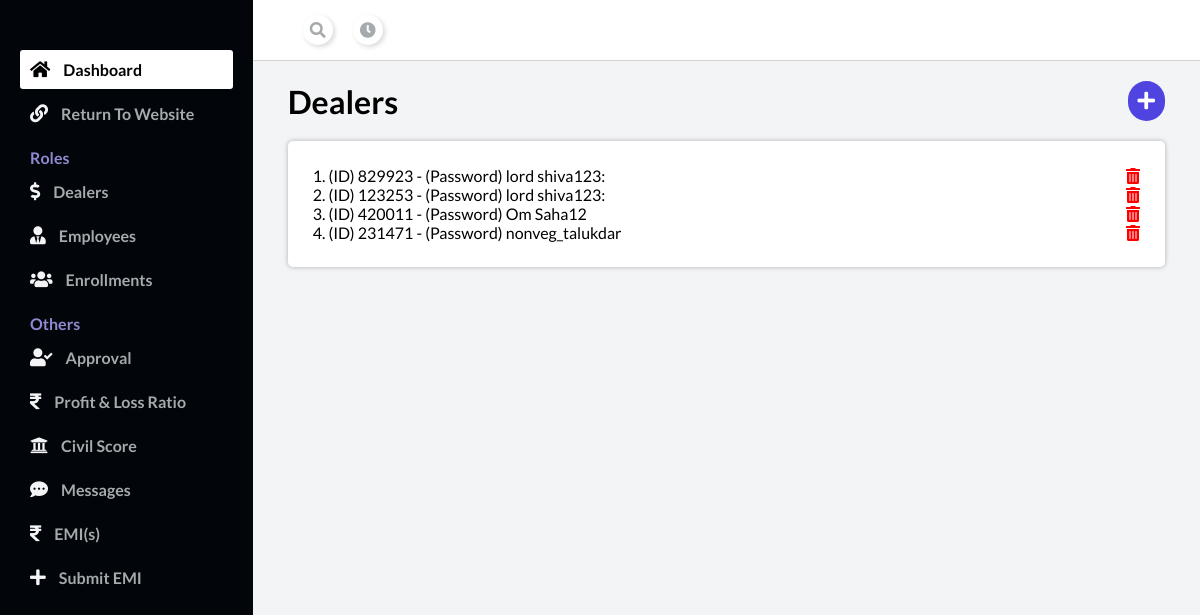
Screenshot of /admin_dashboard/dealers/ with the database file from the repository.
### main/models.py (models this page shows, shortened)
class Dealer(models.Model):
    dealer_id = models.TextField(unique=True, blank=False)
    password = models.TextField()
    first_name = models.TextField(blank=True, null=True)
    middle_name = models.TextField(blank=True, null=True)
    last_name = models.TextField(blank=True, null=True)
    dob = models.DateField(null=True, blank=True)
    gender = models.TextField(blank=True, null=True)
    father_name = models.TextField(blank=True, null=True)
    marital_status = models.TextField(blank=True, null=True)
    spouse_name = models.TextField(blank=True, null=True)
    shop_name = models.TextField(blank=True, null=True)
    shop_location = models.TextField(blank=True, null=True)
    qualification = models.TextField(blank=True, null=True)
    applicant_photo = models.ImageField(upload_to="dealer_applicant_photo", blank=True, null=True)
    shop_photo = models.ImageField(upload_to="dealer_shop_photo", blank=True, null=True)
    aadhaar = models.ImageField(upload_to="dealer_aadhar", blank=True, null=True)
    aadhaar_back = models.ImageField(upload_to="dealer_aadhaar_back", blank=True, null=True)
    voter_id = models.ImageField(upload_to="dealer_voter_id", blank=True, null=True)
    pan_card = models.ImageField(upload_to="dealer_pan_card", blank=True, null=True)
    gst = models.ImageField(upload_to="dealer_gst", blank=True, null=True)
    bill_book = models.ImageField(upload_to="dealer_bill_book", blank=True, null=True)
    ifsc_code = models.TextField(blank=True, null=True)
    account_holder_first_name = models.TextField(blank=True, null=True)
    account_holder_middle_name = models.TextField(blank=True, null=True)
    account_holder_last_name = models.TextField(blank=True, null=True)
    account_number = models.TextField(blank=True, null=True)
    bank_name = models.TextField(blank=True, null=True)
    user = models.ForeignKey(User, on_delete=models.CASCADE, null=True)
    created_by = models.TextField(null=True, blank=True)
    employee = models.ForeignKey(Employee, null=True, blank=True, on_delete=models.CASCADE)

### admin/views.py (the view)
# urls.py: path('dealers/', views.dealers, name="dealers"),
def dealers(request):
    dealer = Dealer.objects.all()
    response = render(request, "Admin/dealers.html", {"dealers":dealer})
    response.set_cookie("test_cookie", "This is the test", max_age=60*60*24*14)
    return response

### Template/Admin/dealers.html (shortened to what this page needs)
{% extends "admin_base.html" %}
{% block body %}
<div class="main__container">
    <div class="space-between">
        <h1>Dealers</h1>
        <a href="/admin_dashboard/create_dealer"><i class="plus-icon fas fa-plus"></i></a>
    </div>
    <div class="container-div" style="margin-top: 20px;">
        {% for i in dealers %}
        <div class="space-between">
            <p>{{forloop.counter}}. (ID) {{i.dealer_id}} - (Password) {{i.password}}</p>
            <i class="fas fa-trash-alt"
            style="color: red;"
            ></i>
        </div>
        {% endfor %}
    </div>
</div>
{% endblock body %}

### Template/admin_base.html (style rules this page uses)
* { margin: 0; padding: 0; }
body { box-sizing: border-box; font-family: "Lato", sans-serif; }
.main__container { padding: 20px 35px; }
.container-div { padding: 25px; background-color: white; border-radius: 5px; box-shadow: 0 0 5PX 0 rgba(0, 0, 0, 0.287); }

### Template/Admin/dealers.html (style rules this page uses)
.space-between { display: flex; align-items: center; justify-content: space-between; }
.plus-icon { font-size: 20px; color: white; background-color: rgb(79,68,224); padding: 10px; border-radius: 100px; }

### rows the page displays
Dealer: dealer_id "829923", password "lord shiva123:"
Dealer: dealer_id "123253", password "lord shiva123:"
Dealer: dealer_id "420011", password "Om Saha12"
Dealer: dealer_id "231471", password "nonveg_talukdar"
